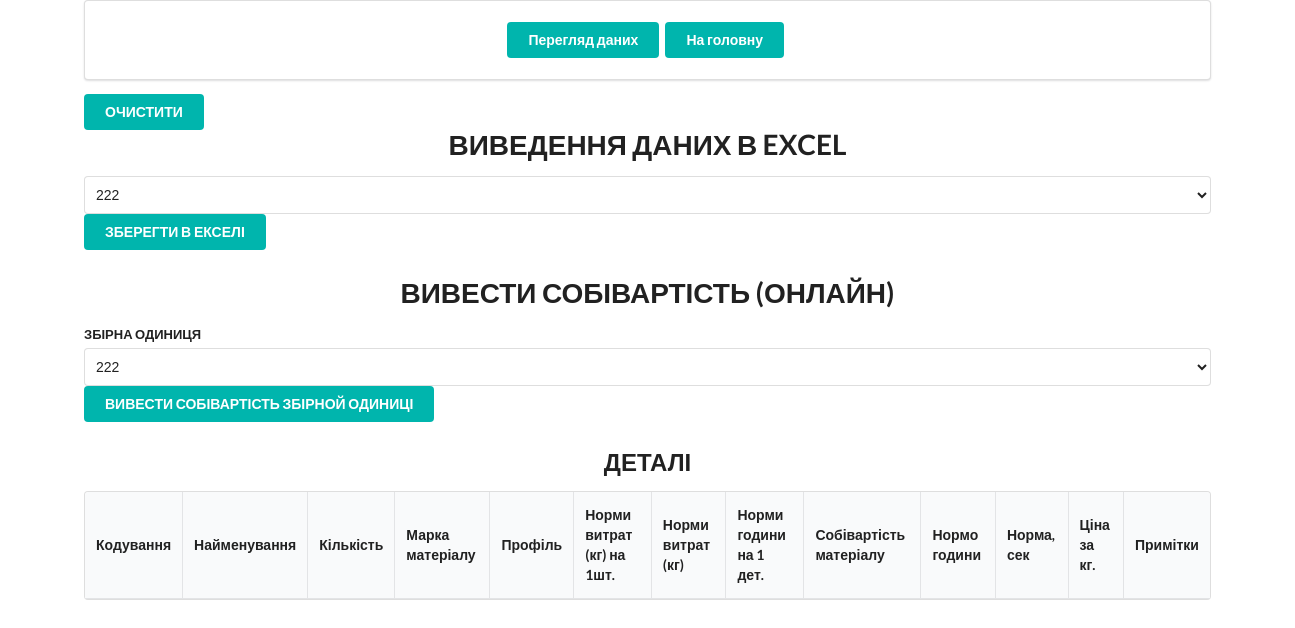
Before: /cost with the older database file.
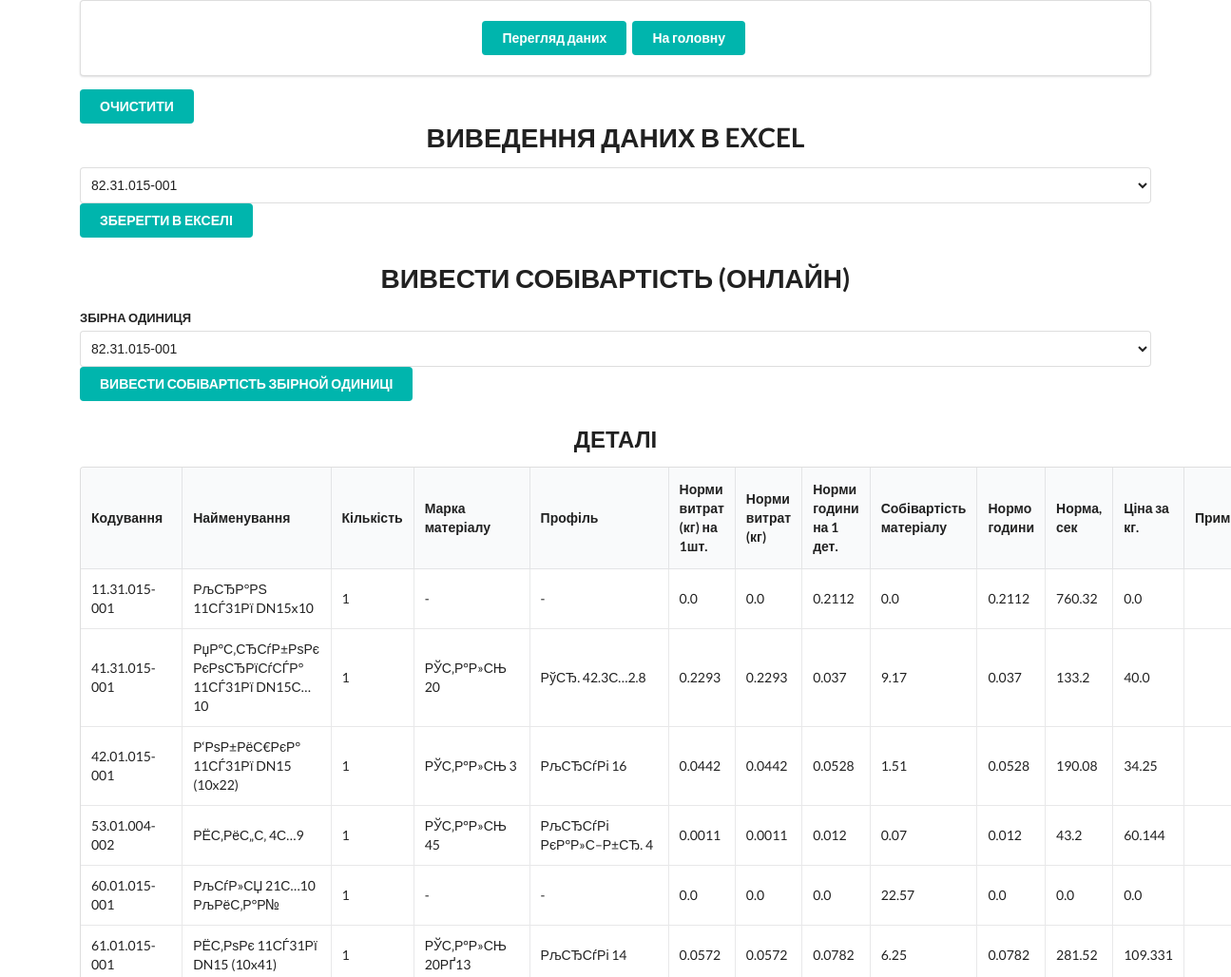
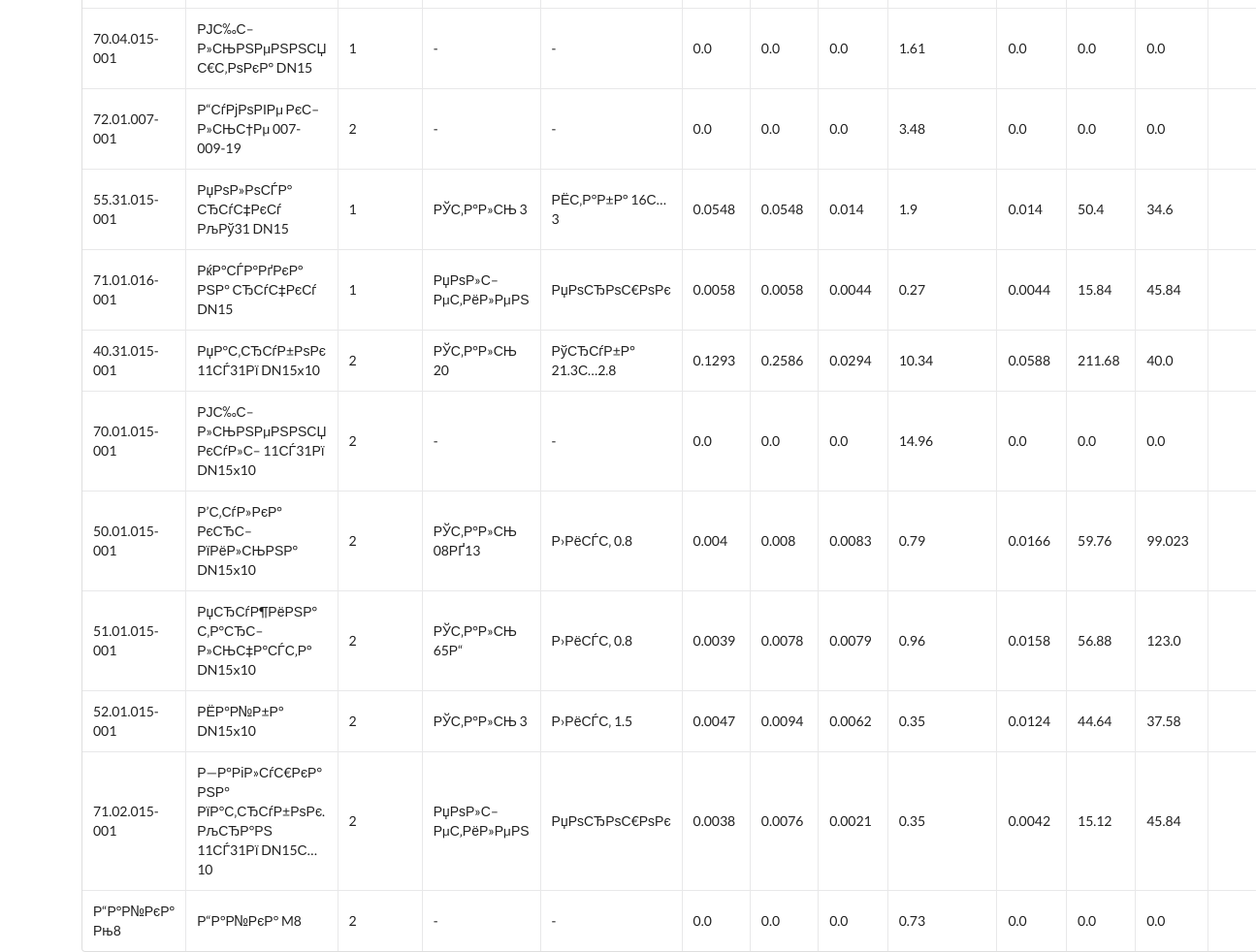
After: the same page with the newer database file (2 pictures, top to bottom).
### tables/tables_zero.py (models this page shows)
class Cost(Base):
    __tablename__ = 'costs'
    id = Column(Integer, primary_key=True, index=True)
    coding = Column(String)         # Кодування
    name = Column(String)           # Найменування
    number = Column(Integer)        # Кількість деталей
    marka = Column(String)          # Марка матеріалу
    profile = Column(String)        # Профіль
    rate_costs = Column(Float)      # Норми витрат (кг.) на 1шт.
    rates_costs = Column(Float)     # Норми витрат (кг.)
    norm_years = Column(Float)      # Норми годин на 1 деталь
    cost_materials = Column(Float)  # Собівартість матеріалу
    norms_years = Column(Float)     # Нормо годин
    norms_sec = Column(Float)       #Норма в секундах
    price_kg = Column(Float)        # Ціна за кг.

### routers/sobivartist/sobivartist_router.py (the view)
@app.get('/cost')
def cost(request: Request, db_session: Session = Depends(get_db)):
    materials = db_session.query(Material).all()
    details = db_session.query(Detail).all()
    collectives = db_session.query(Collective).all()
    series = db_session.query(Serie).all()
    vavles = db_session.query(Vavle).all()
    specifications = db_session.query(Specification).all()
    costs = db_session.query(Cost).all()
    return templates.TemplateResponse('/sobivartist/index_cost.html',
                                      {'request': request,
                                       'detail_list': details,
                                       'material_list': materials,
                                       'collective_list': collectives,
                                       'specification_list': specifications,
                                       'cost_list': costs}
                                      )

### templates/sobivartist/index_cost.html
{% extends 'layout.html' %}
{% block content %}
<div class="ui container">
    <div class="ui padded segment">
        <div class="ui center aligned container">
            <a href="revision" class="ui teal button">Перегляд даних</a>
            <a href="/" class="ui teal  button">На головну</a>
        </div>
    </div>
    <form class="ui form" action="{{ url_for('dele_cost') }}" method="post">
        <button class="ui teal  button" type="submit">ОЧИСТИТИ</button>
    </form>
    <div class="ui container">
        <h1 class="ui center aligned header ">ВИВЕДЕННЯ ДАНИХ В EXCEL</h1>
        <form class="ui form" action="{{ url_for('excel') }}" method="post">
            <select class="ui dropdown" name="A">
                {% for collective in collective_list %}
                    <option value="{{ collective.collective_id }}">{{ collective.collective_coding }}</option>
                {% endfor %}
            </select>
            <button class="ui teal  button" type="submit">ЗБЕРЕГТИ В ЕКСЕЛІ</button>
        </form>
        <h1 class="ui center aligned header ">ВИВЕСТИ СОБІВАРТІСТЬ (ОНЛАЙН)</h1>
        <form class="ui form" action="{{ url_for('cost') }}" method="post">
            <div class="field">
                <label>ЗБІРНА ОДИНИЦЯ</label>
                <select class="ui dropdown" name="A">
                    {% for collective in collective_list %}
                        <option value="{{ collective.collective_id }}">{{ collective.collective_coding }}</option>
                    {% endfor %}
                </select>
                <button class="ui teal  button" type="submit">ВИВЕСТИ СОБІВАРТІСТЬ ЗБІРНОЙ ОДИНИЦІ</button>
                <h2 class="ui center aligned header">ДЕТАЛІ</h2>
                <table class="ui celled table">
                    <thead>
                        <tr>
                            <th>Кодування</th>
                            <th>Найменування</th>
                            <th>Кількість</th>
                            <th>Марка матеріалу</th>
                            <th>Профіль</th>
                            <th>Норми витрат (кг) на 1шт.</th>
                            <th>Норми витрат (кг)</th>
                            <th>Норми години на 1 дет.</th>
                            <th>Собівартість матеріалу</th>
                            <th>Нормо години</th>
                            <th>Норма, сек</th>
                            <th>Ціна за кг.</th>
                            <th>Примітки</th>
                        </tr>
                    </thead>
                    <tbody>
                        {% for cost in cost_list %}
                            <tr>
                                <td> {{ cost.coding }} </td>
                                <td> {{ cost.name }} </td>
                                <td> {{ cost.number }} </td>
                                <td> {{ cost.marka }} </td>
                                <td> {{ cost.profile }} </td>
                                <td> {{ cost.rate_costs }} </td>
                                <td> {{ cost.rates_costs }} </td>
                                <td> {{ cost.norm_years }} </td>
                                <td> {{ cost.cost_materials }} </td>
                                <td> {{ cost.norms_years }} </td>
                                <td> {{ cost.norms_sec }} </td>
                                <td> {{ cost.price_kg }} </td>
                                <td></td>
                            </tr>
                        {% endfor %}
                    </tbody>
                </table>
            </div>
        </form>
    </div>
</div>
{% endblock content %}

Changed rows visible on the page:
added Cost: coding "11.31.015-001", name "РљСЂР°РЅ 11СЃ31Рї DN15x10", number "1", marka "-", profile "-", rate_costs "0.0", rates_costs "0.0", norm_years "0.2112", cost_materials "0.0", norms_years "0.2112", norms_sec "760.32", price_kg "0.0"
added Cost: coding "41.31.015-001", name "РџР°С‚СЂСѓР±РѕРє РєРѕСЂРїСѓСЃР° 11СЃ31Рї DN15С…10", number "1", marka "РЎС‚Р°Р»СЊ 20", profile "РўСЂ. 42.3С…2.8", rate_costs "0.2293", rates_costs "0.2293", norm_years "0.037", cost_materials "9.17", norms_years "0.037", norms_sec "133.2", price_kg "40.0"
added Cost: coding "42.01.015-001", name "Р‘РѕР±РёС€РєР° 11СЃ31Рї DN15 (10x22)", number "1", marka "РЎС‚Р°Р»СЊ 3", profile "РљСЂСѓРі 16", rate_costs "0.0442", rates_costs "0.0442", norm_years "0.0528", cost_materials "1.51", norms_years "0.0528", norms_sec "190.08", price_kg "34.25"
added Cost: coding "53.01.004-002", name "РЁС‚РёС„С‚ 4С…9", number "1", marka "РЎС‚Р°Р»СЊ 45", profile "РљСЂСѓРі РєР°Р»С–Р±СЂ. 4", rate_costs "0.0011", rates_costs "0.0011", norm_years "0.012", cost_materials "0.07", norms_years "0.012", norms_sec "43.2", price_kg "60.144"
added Cost: coding "60.01.015-001", name "РљСѓР»СЏ 21С…10 РљРёС‚Р°Р№", number "1", marka "-", profile "-", rate_costs "0.0", rates_costs "0.0", norm_years "0.0", cost_materials "22.57", norms_years "0.0", norms_sec "0.0", price_kg "0.0"
added Cost: coding "61.01.015-001", name "РЁС‚РѕРє 11СЃ31Рї DN15 (10x41)", number "1", marka "РЎС‚Р°Р»СЊ 20РҐ13", profile "РљСЂСѓРі 14", rate_costs "0.0572", rates_costs "0.0572", norm_years "0.0782", cost_materials "6.25", norms_years "0.0782", norms_sec "281.52", price_kg "109.331"
added Cost: coding "70.04.015-001", name "РЈС‰С–Р»СЊРЅРµРЅРЅСЏ С€С‚РѕРєР° DN15", number "1", marka "-", profile "-", rate_costs "0.0", rates_costs "0.0", norm_years "0.0", cost_materials "1.61", norms_years "0.0", norms_sec "0.0", price_kg "0.0"
added Cost: coding "72.01.007-001", name "Р“СѓРјРѕРІРµ РєС–Р»СЊС†Рµ 007-009-19", number "2", marka "-", profile "-", rate_costs "0.0", rates_costs "0.0", norm_years "0.0", cost_materials "3.48", norms_years "0.0", norms_sec "0.0", price_kg "0.0"
added Cost: coding "55.31.015-001", name "РџРѕР»РѕСЃР° СЂСѓС‡РєСѓ РљРў31 DN15", number "1", marka "РЎС‚Р°Р»СЊ 3", profile "РЁС‚Р°Р±Р° 16С…3", rate_costs "0.0548", rates_costs "0.0548", norm_years "0.014", cost_materials "1.9", norms_years "0.014", norms_sec "50.4", price_kg "34.6"
added Cost: coding "71.01.016-001", name "РќР°СЃР°РґРєР° РЅР° СЂСѓС‡РєСѓ DN15", number "1", marka "РџРѕР»С–РµС‚РёР»РµРЅ", profile "РџРѕСЂРѕС€РѕРє", rate_costs "0.0058", rates_costs "0.0058", norm_years "0.0044", cost_materials "0.27", norms_years "0.0044", norms_sec "15.84", price_kg "45.84"
added Cost: coding "40.31.015-001", name "РџР°С‚СЂСѓР±РѕРє 11СЃ31Рї DN15x10", number "2", marka "РЎС‚Р°Р»СЊ 20", profile "РўСЂСѓР±Р° 21.3С…2.8", rate_costs "0.1293", rates_costs "0.2586", norm_years "0.0294", cost_materials "10.34", norms_years "0.0588", norms_sec "211.68", price_kg "40.0"
added Cost: coding "70.01.015-001", name "РЈС‰С–Р»СЊРЅРµРЅРЅСЏ РєСѓР»С– 11СЃ31Рї DN15x10", number "2", marka "-", profile "-", rate_costs "0.0", rates_costs "0.0", norm_years "0.0", cost_materials "14.96", norms_years "0.0", norms_sec "0.0", price_kg "0.0"
added Cost: coding "50.01.015-001", name "Р’С‚СѓР»РєР° РєСЂС–РїРёР»СЊРЅР° DN15x10", number "2", marka "РЎС‚Р°Р»СЊ 08РҐ13", profile "Р›РёСЃС‚ 0.8", rate_costs "0.004", rates_costs "0.008", norm_years "0.0083", cost_materials "0.79", norms_years "0.0166", norms_sec "59.76", price_kg "99.023"
added Cost: coding "51.01.015-001", name "РџСЂСѓР¶РёРЅР° С‚Р°СЂС–Р»СЊС‡Р°СЃС‚Р° DN15x10", number "2", marka "РЎС‚Р°Р»СЊ 65Р“", profile "Р›РёСЃС‚ 0.8", rate_costs "0.0039", rates_costs "0.0078", norm_years "0.0079", cost_materials "0.96", norms_years "0.0158", norms_sec "56.88", price_kg "123.0"
added Cost: coding "52.01.015-001", name "РЁР°Р№Р±Р° DN15x10", number "2", marka "РЎС‚Р°Р»СЊ 3", profile "Р›РёСЃС‚ 1.5", rate_costs "0.0047", rates_costs "0.0094", norm_years "0.0062", cost_materials "0.35", norms_years "0.0124", norms_sec "44.64", price_kg "37.58"
added Cost: coding "71.02.015-001", name "Р—Р°РіР»СѓС€РєР° РЅР° РїР°С‚СЂСѓР±РѕРє. РљСЂР°РЅ 11СЃ31Рї DN15С…10", number "2", marka "РџРѕР»С–РµС‚РёР»РµРЅ", profile "РџРѕСЂРѕС€РѕРє", rate_costs "0.0038", rates_costs "0.0076", norm_years "0.0021", cost_materials "0.35", norms_years "0.0042", norms_sec "15.12", price_kg "45.84"
added Cost: coding "Р“Р°Р№РєР° Рњ8", name "Р“Р°Р№РєР° M8", number "2", marka "-", profile "-", rate_costs "0.0", rates_costs "0.0", norm_years "0.0", cost_materials "0.73", norms_years "0.0", norms_sec "0.0", price_kg "0.0"
Other visible differences:
form field A: "222" → "82.31.015-001"
